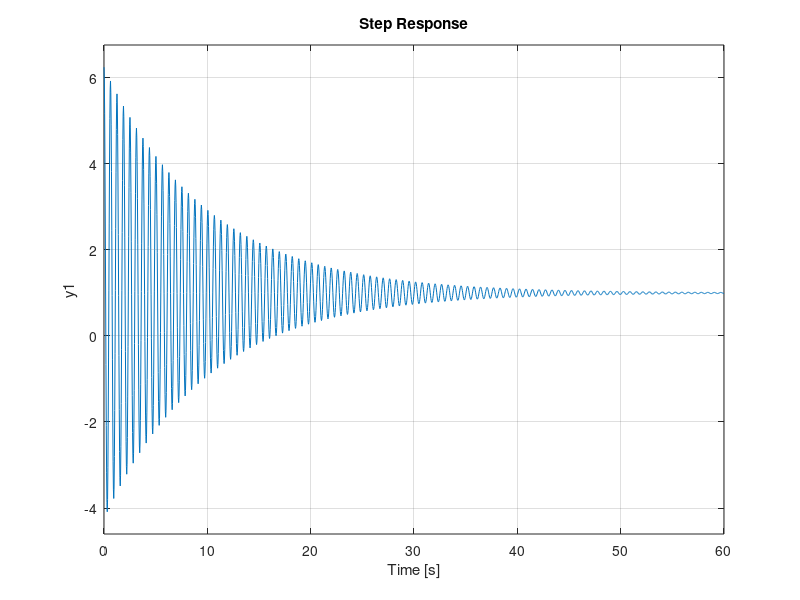

Recreate this plot in MATLAB.
% Questão 5 do primeiro trabalho de Modelagem de Sistemas Dinâmicos
% Wagner Junior
% Segunda forma de Equação de Estados de H(s), por similaridade
clear all

A = [0 1; -100 -0.2]; % matriz A
B = [0; 1]; % matriz B
C = [-525 -1.25]; % matriz C
D = 6.25; % matriz D

% Função de transferência           
% Conversão para função de transferência

Co = ctrb(A, B);
rank_Co = rank(Co);

if rank_Co == size(A, 1)
    disp('O sistema é controlável.');
else
    disp('O sistema não é controlável.');
    return;
end

% Matriz de transformação T (inversa da matriz de controlabilidade)
T = [4 3; 1 2];

% Forma controlável das matrizes
A_cont = T * A * inv(T);
B_cont = T * B;
C_cont = C * inv(T);
D_cont = D;

% Exibição das novas matrizes de estado
disp('Matriz A na forma controlável:');
disp(A_cont);

disp('Matriz B na forma controlável:');
disp(B_cont);

disp('Matriz C na forma controlável:');
disp(C_cont);

disp('Matriz D na forma controlável:');
disp(D_cont);

sys = ss(A_cont, B_cont, C_cont, D_cont);  % Criação do sistema de estado
H = tf(sys);

% Exibição da função de transferência
disp('A função de transferência do sistema é:');
H
step(H)